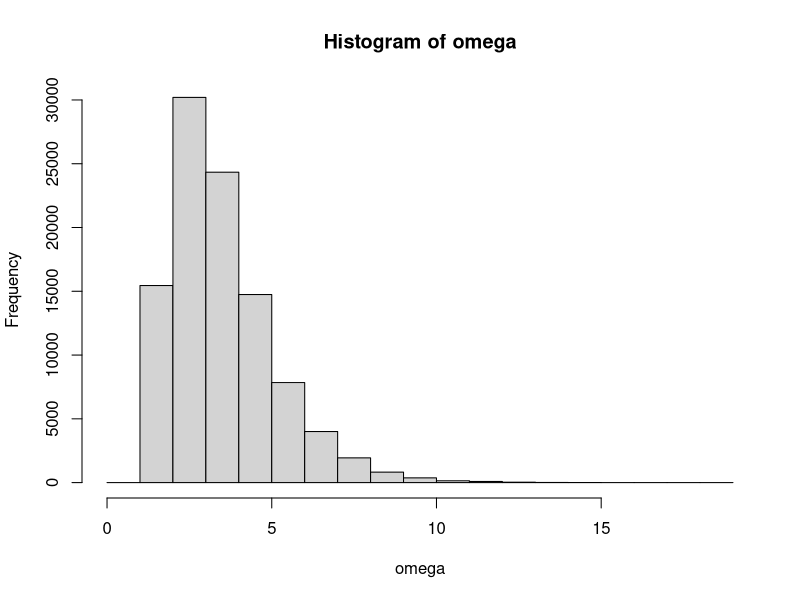
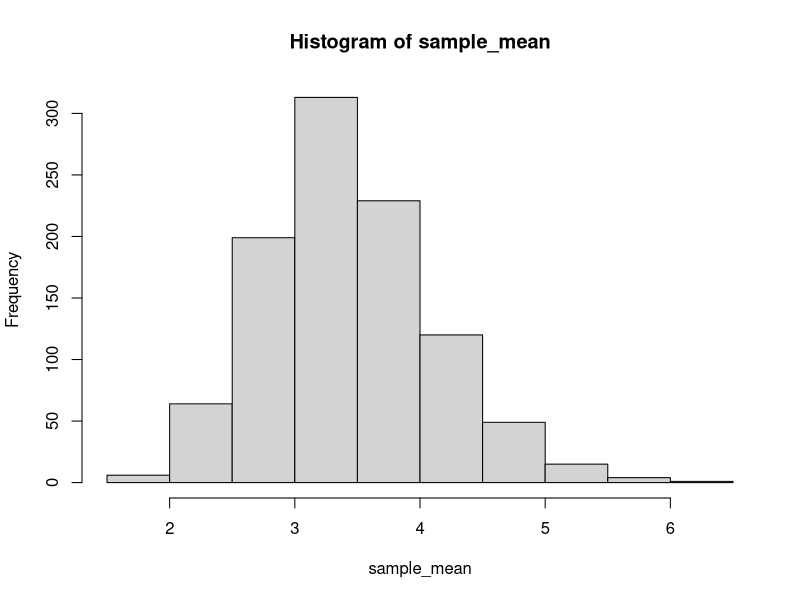
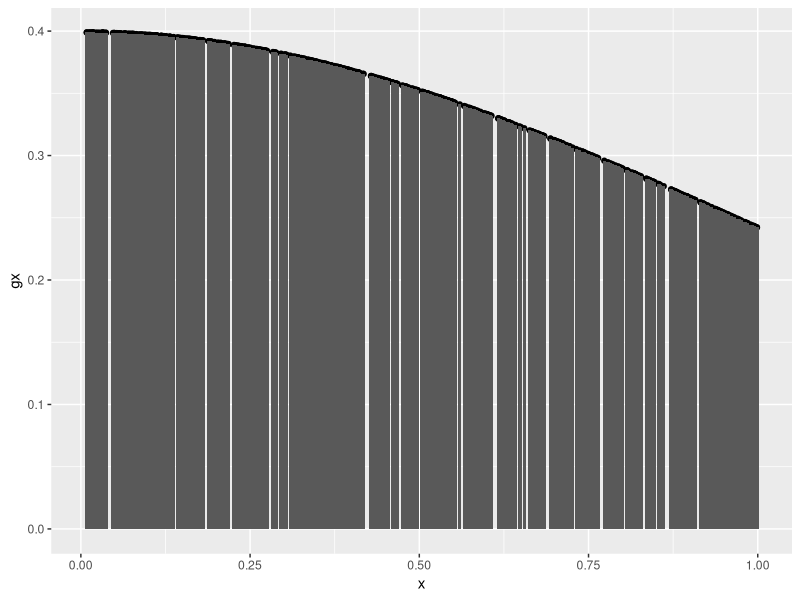
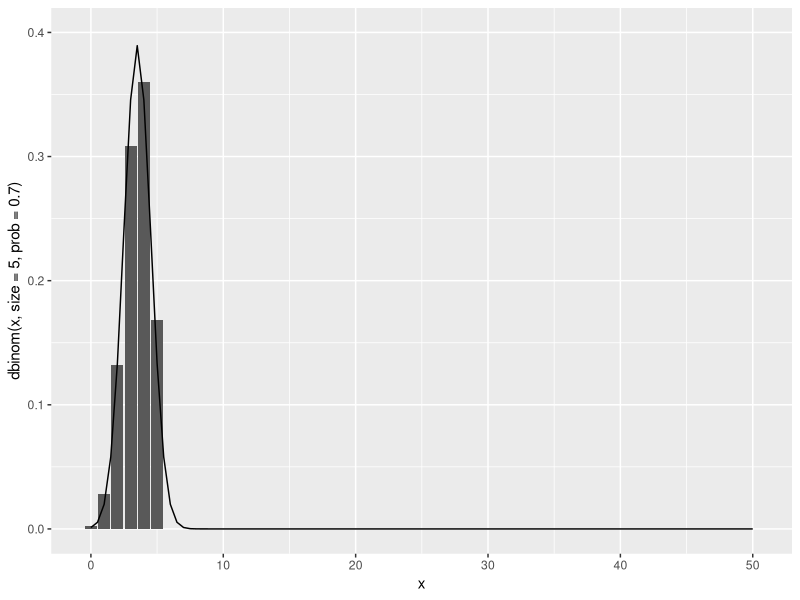
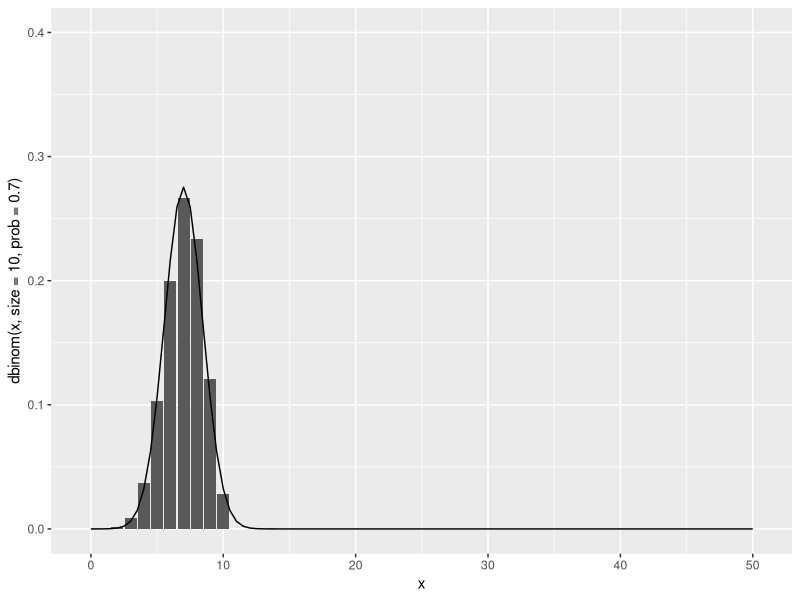
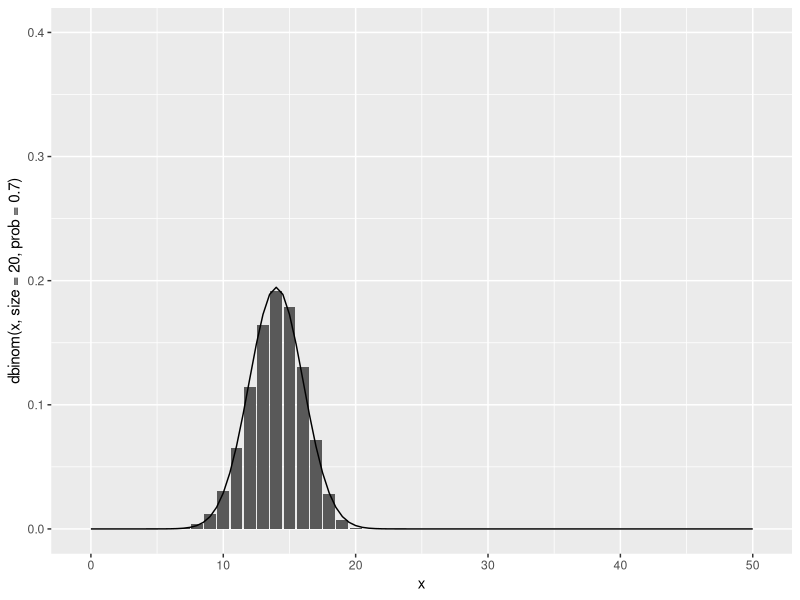
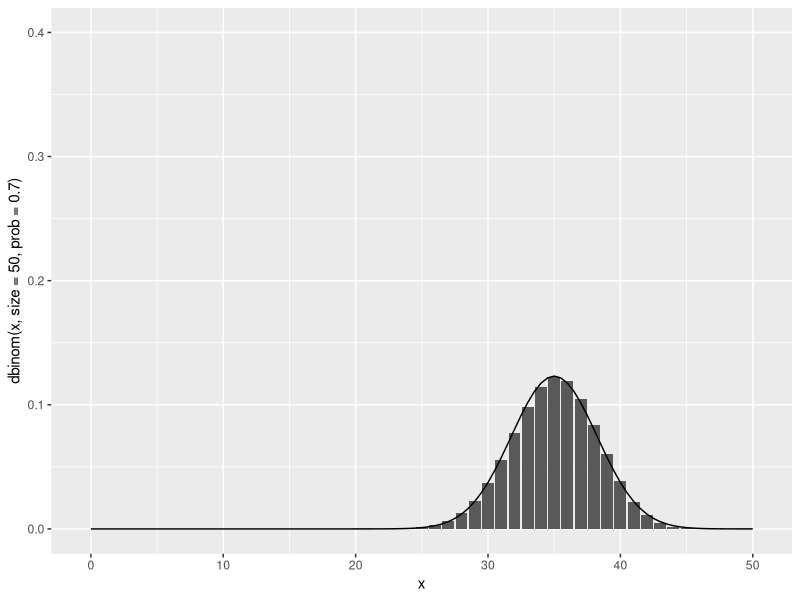

Recreate these plots in R, in order.
library(ggplot2)

##############################################################################################
# Sample mean/variance (LNp.1-6-82,96)
##############################################################################################
omega <- rnorm(100000, mean=10, sd = 2)

(sample_mean <- mean(sample( omega, 1)))
(sample_mean <- mean(sample( omega, 5)))
(sample_mean <- mean(sample( omega, 10)))
(sample_mean <- mean(sample( omega, 50)))
(sample_mean <- mean(sample( omega, 100)))
(sample_mean <- mean(sample( omega, 1000)))
(sample_mean <- mean(sample( omega, 10000)))

(sample_variance <- mean((sample( omega, 1) - sample_mean)^2))
(sample_variance <- mean((sample( omega, 5) - sample_mean)^2))
(sample_variance <- mean((sample( omega, 10) - sample_mean)^2))
(sample_variance <- mean((sample( omega, 50) - sample_mean)^2))
(sample_variance <- mean((sample( omega, 100) - sample_mean)^2))
(sample_variance <- mean((sample( omega, 1000) - sample_mean)^2))
(sample_variance <- mean((sample( omega, 10000) - sample_mean)^2))

##############################################################################################
# LLN & CLT (LNp.1-6-97)
##############################################################################################
rand <- function(x) {rgamma(rnorm(rexp(x)), shape=2.5) + rbeta(rnorm(x), shape1=100, shape2=2)}
omega <- rand(100000)
hist(omega)

# Plot the sample mean. A normal distribution is shown.
sample_mean <- NULL
for( i in c(1:1000) ) {
    sample_mean <- c(sample_mean, mean(sample( omega, 5)))
}
hist(sample_mean)

##############################################################################################
# Monte Carlo integration (LNp.1-6-95)
##############################################################################################
g <- function(x) {dnorm(x, 0, sd=1)}
integrate(g, 0, 1)

x <- runif(500, min=0, max=1)
data <- data.frame(x=x, gx=g(x))
mean(data$gx)

ggplot(data, aes(x=x, y=gx)) + geom_point() + geom_bar(stat="identity") + geom_bar(stat="identity", width=0.005)


##############################################################################################
# Normal dist and Binomial dist approximation
##############################################################################################
# Observe how large n can result in approximation of normal pdf and binomial pmf. (LNp.6-36)
# Note that approximation via pdf/pmf is in-correct, as pointed out in later example
data <- data.frame( x=c(0:50))
ggplot(data, aes(x=x, y=dbinom(x, size=5, prob=0.7))) + geom_bar(stat="identity") + stat_function(fun=dnorm, args=list(mean=3.5, sd=1.05^(1/2))) + ylim(0, 0.4)
ggplot(data, aes(x=x, y=dbinom(x, size=10, prob=0.7))) + geom_bar(stat="identity") + stat_function(fun=dnorm, args=list(mean=7, sd=2.1^(1/2))) + ylim(0, 0.4)
ggplot(data, aes(x=x, y=dbinom(x, size=20, prob=0.7))) + geom_bar(stat="identity") + stat_function(fun=dnorm, args=list(mean=14, sd=4.2^(1/2))) + ylim(0, 0.4)
ggplot(data, aes(x=x, y=dbinom(x, size=50, prob=0.7))) + geom_bar(stat="identity") + stat_function(fun=dnorm, args=list(mean=35, sd=10.5^(1/2))) + ylim(0, 0.4)
